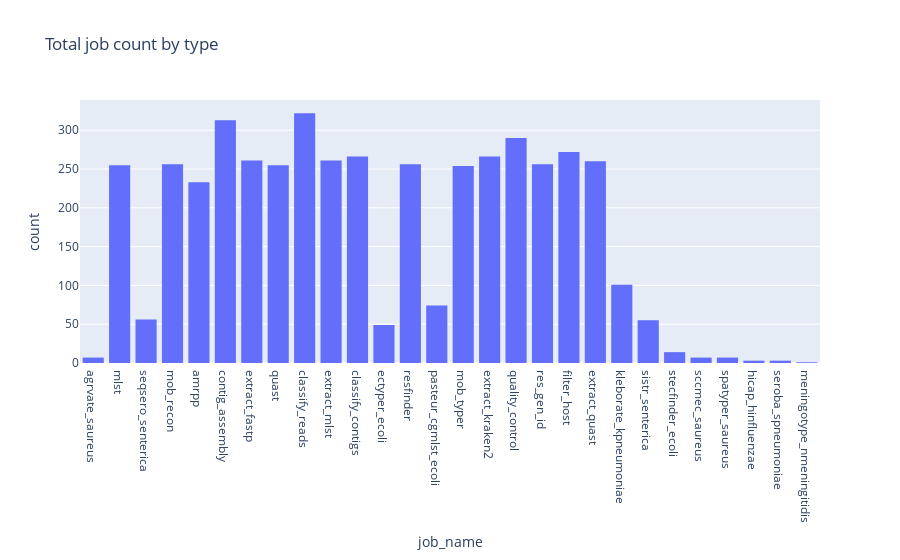

Notebook code for this chart:
### Code cell
#exploring job_name count distribution
fig = px.histogram(df, x='job_name',title='Total job count by type')
plotly.offline.iplot(fig)

### Figure 1 — Plotly figure (JSON) as saved in the notebook; plotly's stock layout.template omitted (floating-point values rounded to 4 significant figures; data arrays with more than 128 entries replaced by an {"elided": "..."} marker saying what was removed)
{"data": [{"alignmentgroup": "True", "bingroup": "x", "hovertemplate": "job_name=%{x}<br>count=%{y}<extra></extra>", "legendgroup": "", "marker": {"color": "#636efa", "pattern": {"shape": ""}}, "name": "", "offsetgroup": "", "orientation": "v", "showlegend": false, "type": "histogram", "x": {"elided": "4653 str values"}, "xaxis": "x", "yaxis": "y"}], "layout": {"barmode": "relative", "legend": {"tracegroupgap": 0}, "title": {"text": "Total job count by type"}, "xaxis": {"anchor": "y", "domain": [0, 1], "title": {"text": "job_name"}}, "yaxis": {"anchor": "x", "domain": [0, 1], "title": {"text": "count"}}}}
